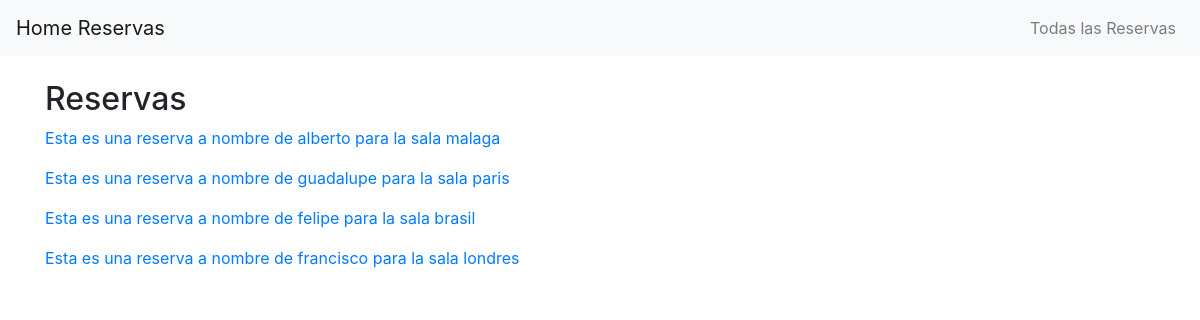
Before: /bookings/list/ with the older database file.
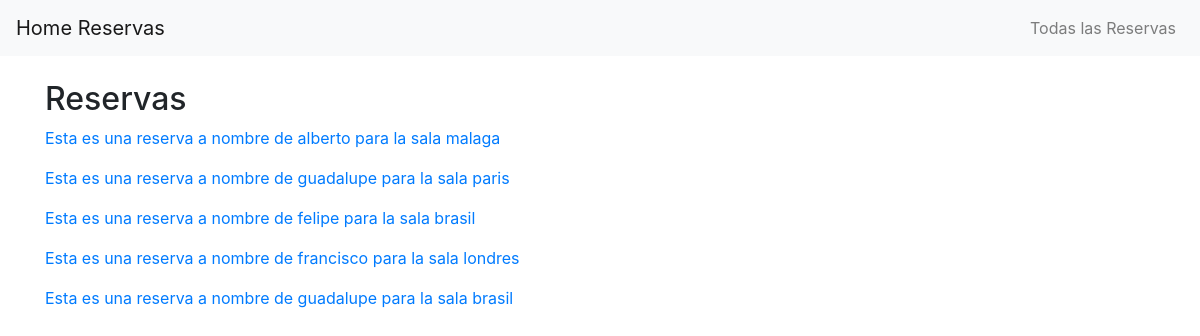
After: the same page with the newer database file.
### bookings/models.py (models this page shows)
class Reserva(models.Model):
    nombre_de_usuario = models.CharField(max_length=50)
    sala = models.CharField(max_length=50)
    def __str__(self):
        return f"Esta es una reserva a nombre de {self.nombre_de_usuario} para la sala {self.sala}"

### bookings/views.py (the view)
# urls.py: path("list/", list_view, name="bookings-list"),
def list_view(request):
    reservas = Reserva.objects.all()
    contexto_dict = {'reservas': reservas}
    return render(request, "bookings/list.html", contexto_dict)

### bookings/templates/bookings/list.html (shortened to what this page needs)
{% extends 'bookings/base.html' %}
{% block content %}
<section>
    <h2>Reservas</h2>
    <div class="reservas-list">
        {% for reserva in reservas %}
            <div class="discussion-item">
                <p><a href="http://google.com">{{ reserva }}</a></p>
            </div>
        {% empty %}
            <p>No hay Reservas disponibles.</p>
        {% endfor %}
    </div>
</section>
{% endblock %}

### bookings/templates/bookings/base.html (shortened to what this page needs)
{% load static %}
<!DOCTYPE html>
<html lang="en">
<head>
    <link rel="stylesheet" href="https://stackpath.bootstrapcdn.com/bootstrap/4.5.2/css/bootstrap.min.css">
</head>
<body>
    <nav class="navbar navbar-expand-lg navbar-light bg-light">
        <a class="navbar-brand" href="/bookings">Home Reservas</a>
        <div class="collapse navbar-collapse" id="navbarNav">
            <ul class="navbar-nav ml-auto">
                <li class="nav-item">
                    <a class="nav-link" href="{% url 'bookings-list' %}">Todas las Reservas</a>
                </li>
            </ul>
        </div>
    </nav>
    <div class="container mt-4">
        {% block content %}{% endblock content %}
    </div>
</body>
</html>

Changed rows visible on the page:
added Reserva: nombre_de_usuario+sala "Esta es una reserva a nombre de guadalupe para la sala brasil"
